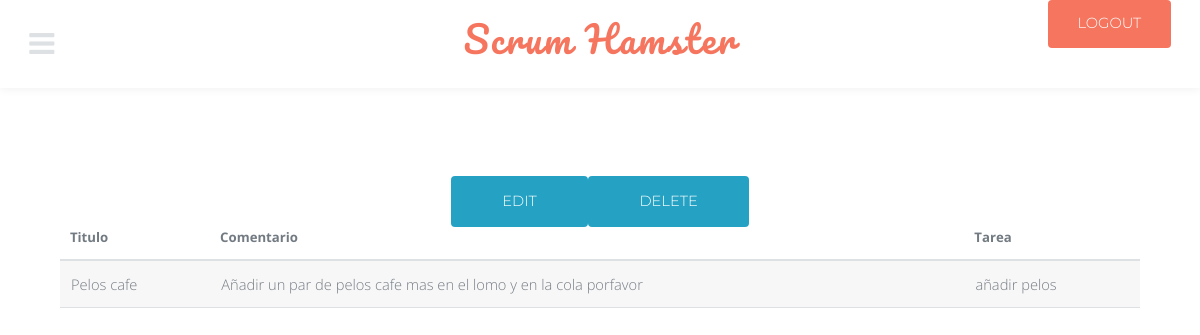
Page /view_comment/1/ (signed in) on the committed database.
### modules/models.py (models this page shows, shortened)
class comment(models.Model):
    title = models.CharField(max_length = 50)
    comment = models.TextField()
    task_id = models.ForeignKey(task, on_delete = models.CASCADE)

class task(models.Model):
    title = models.CharField(max_length = 50)
    percent = models.PositiveSmallIntegerField()
    state_choices = (
		('Not Started', 'Not Started'),
		('In Process', 'In Process'),
		('Finished', 'Finished'),
		)
    state = models.CharField(
		max_length = 12,
		choices = state_choices,
		default = 'Not Started',
		)
    hours = models.PositiveSmallIntegerField()
    project_id = models.ForeignKey(project, on_delete = models.CASCADE)
    user_in_charge = models.ForeignKey(User, on_delete = models.CASCADE, related_name = 'in_charge')
    user_supervisor = models.ForeignKey(User, on_delete = models.CASCADE, related_name = 'supervisor')
    def __str__(self):
        return '%s' % (self.title)

### modules/views.py (the view)
# urls.py: path('view_comment/<int:id>/', view_comment, name = 'view_comment'),
@login_required
def view_comment(request, id):
    data = comment.objects.get(id = id)
    return render(request, 'comment/view.html', {'data': data})

### modules/templates/comment/view.html
{% extends 'base.html' %}
{% block cont %}
<table>
		<thead>
				<tr>
					<th>Titulo</th>
					<th>Comentario</th>
					<th>Tarea</th>
				</tr>
			</thead>
<div>
	<tr>
    	<td>{{ data.title }}</td>
		<td>{{ data.comment }} </td>
		<td>{{ data.task_id }}</td>
	</tr>
</div>
<a href="{% url 'update_comment' data.id %}" class="button special">Edit</a>
<a href="{% url 'delete_comment' data.id %}" class="button special">Delete</a>
</table>
{% endblock %}

### modules/static/assets/css/main.css (style rules this page uses)
html, body, div, span, applet, object, iframe, h1, h2, h3, h4, h5, h6, p, blockquote, pre, a, abbr, acronym, address, big, cite, code, del, dfn, em, img, ins, kbd, q, s, samp, small, strike, strong, sub, sup, tt, var, b, u, i, center, dl, dt, dd, ol, ul, li, fieldset, form, label, legend, table, caption, tbody, tfoot, thead, tr, th, td, article, aside, canvas, details, embed, figure, figcaption, footer, header, hgroup, menu, nav, output, ruby, section, summary, time, mark, audio, video { margin: 0; padding: 0; border: 0; font-size: 100%; font: inherit; vertical-align: baseline; }
body { line-height: 1; }
table { border-collapse: collapse; border-spacing: 0; }
body { -webkit-text-size-adjust: none; }
*, *:before, *:after { -moz-box-sizing: border-box; -webkit-box-sizing: border-box; box-sizing: border-box; }
body { -ms-overflow-style: scrollbar; }
body { background: #fff; }
body, input, select, textarea { color: #767d85; font-family: "Open Sans", Arial, Helvetica, sans-serif; font-size: 13pt; font-weight: 300; line-height: 1.65; }
@media screen and (max-width: 1680px) { body, input, select, textarea { font-size: 11pt; } }
@media screen and (max-width: 1280px) { body, input, select, textarea { font-size: 11pt; } }
a { color: #25a2c3; text-decoration: underline; }
table { margin: 0 0 2em 0; width: 100%; }
table tbody tr { border: solid 1px #dee1e3; border-left: 0; border-right: 0; }
table tbody tr:nth-child(2n + 1) { background-color: rgba(144, 144, 144, 0.075); }
table td { padding: 0.75em 0.75em; }
table th { color: #727a82; font-size: 0.9em; font-weight: 700; padding: 0 0.75em 0.75em 0.75em; text-align: left; }
table thead { border-bottom: solid 2px #dee1e3; }
input[type="submit"], input[type="reset"], input[type="button"], button, .button { -moz-appearance: none; -webkit-appearance: none; -ms-appearance: none; appearance: none; -moz-transition: background-color 0.2s ease-in-out, color 0.2s ease-in-out; -webkit-transition: background-color 0.2s ease-in-out, color 0.2s ease-in-out; -ms-transition: background-color 0.2s ease-in-out, color 0.2s ease-in-out; transition: background-color 0.2s ease-in-out, color 0.2s ease-in-out; background-color: #f6755e; border-radius: 4px; border: 0; color: #ffffff; cursor: pointer; display: inline-block; font-family: "Montserrat", sans-serif; height: 3.5em; line-height: 3.5em; padding: 0 3.5em; text-align: center; text-decoration: none; white-space: nowrap; text-transform: uppercase; }
input[type="submit"].special, input[type="reset"].special, input[type="button"].special, button.special, .button.special { background-color: #25a2c3; color: #ffffff !important; }
body { padding-top: 6em; }

### rows in the picture
comment: title "Pelos cafe", comment "Añadir un par de pelos cafe mas en el lomo y en la cola porfavor", task_id "añadir pelos"
